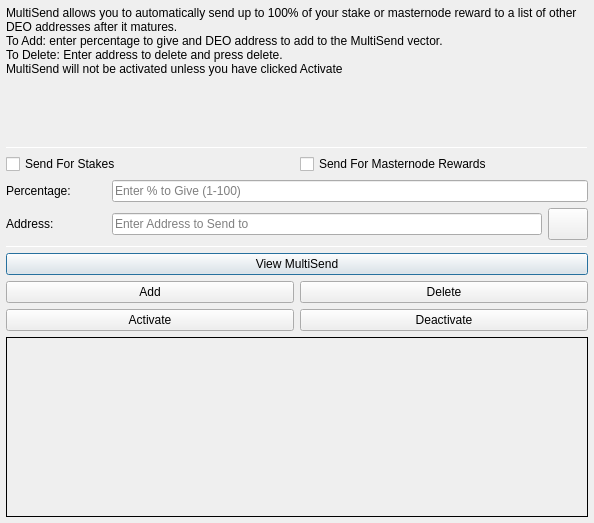
<?xml version="1.0" encoding="UTF-8"?>
<ui version="4.0">
 <class>MultiSendDialog</class>
 <widget class="QDialog" name="MultiSendDialog">
  <property name="windowModality">
   <enum>Qt::NonModal</enum>
  </property>
  <property name="geometry">
   <rect>
    <x>0</x>
    <y>0</y>
    <width>594</width>
    <height>523</height>
   </rect>
  </property>
  <property name="windowTitle">
   <string>MultiSend</string>
  </property>
  <layout class="QVBoxLayout" name="verticalLayout" stretch="0">
   <property name="leftMargin">
    <number>6</number>
   </property>
   <property name="topMargin">
    <number>6</number>
   </property>
   <property name="rightMargin">
    <number>6</number>
   </property>
   <property name="bottomMargin">
    <number>6</number>
   </property>
   <item>
    <layout class="QVBoxLayout" name="verticalLayout_Main" stretch="1,1,1,1,1,1">
     <item>
      <widget class="QLabel" name="label_2">
       <property name="lineWidth">
        <number>1</number>
       </property>
       <property name="text">
        <string>MultiSend allows you to automatically send up to 100% of your stake or masternode reward to a list of other DEO addresses after it matures.
To Add: enter percentage to give and DEO address to add to the MultiSend vector.
To Delete: Enter address to delete and press delete.
MultiSend will not be activated unless you have clicked Activate</string>
       </property>
       <property name="alignment">
        <set>Qt::AlignLeading|Qt::AlignLeft|Qt::AlignTop</set>
       </property>
       <property name="wordWrap">
        <bool>true</bool>
       </property>
      </widget>
     </item>
     <item>
      <widget class="Line" name="line">
       <property name="minimumSize">
        <size>
         <width>0</width>
         <height>1</height>
        </size>
       </property>
       <property name="maximumSize">
        <size>
         <width>16777215</width>
         <height>1</height>
        </size>
       </property>
       <property name="orientation">
        <enum>Qt::Horizontal</enum>
       </property>
      </widget>
     </item>
     <item>
      <layout class="QVBoxLayout" name="verticalLayout_Settings">
       <item>
        <layout class="QHBoxLayout" name="horizontalLayout">
         <item>
          <widget class="QCheckBox" name="multiSendStakeCheckBox">
           <property name="text">
            <string>Send For Stakes</string>
           </property>
          </widget>
         </item>
         <item>
          <widget class="QCheckBox" name="multiSendMasternodeCheckBox">
           <property name="text">
            <string>Send For Masternode Rewards</string>
           </property>
          </widget>
         </item>
        </layout>
       </item>
       <item>
        <layout class="QHBoxLayout" name="horizontalLayout_6">
         <item>
          <widget class="QLabel" name="label">
           <property name="minimumSize">
            <size>
             <width>100</width>
             <height>0</height>
            </size>
           </property>
           <property name="toolTip">
            <string>Percentage of stake to send</string>
           </property>
           <property name="text">
            <string>Percentage:</string>
           </property>
          </widget>
         </item>
         <item>
          <widget class="QLineEdit" name="multiSendPercentEdit">
           <property name="toolTip">
            <string>Enter whole numbers 1 - 100</string>
           </property>
           <property name="placeholderText">
            <string>Enter % to Give (1-100)</string>
           </property>
          </widget>
         </item>
        </layout>
       </item>
       <item>
        <layout class="QHBoxLayout" name="horizontalLayout_7">
         <item>
          <widget class="QLabel" name="label_5">
           <property name="minimumSize">
            <size>
             <width>100</width>
             <height>0</height>
            </size>
           </property>
           <property name="toolTip">
            <string>Address to send portion of stake to</string>
           </property>
           <property name="text">
            <string>Address:</string>
           </property>
          </widget>
         </item>
         <item>
          <widget class="QLineEdit" name="multiSendAddressEdit">
           <property name="toolTip">
            <string/>
           </property>
           <property name="placeholderText">
            <string>Enter Address to Send to</string>
           </property>
          </widget>
         </item>
         <item>
          <widget class="QPushButton" name="addressBookButton">
           <property name="maximumSize">
            <size>
             <width>16777215</width>
             <height>32</height>
            </size>
           </property>
           <property name="toolTip">
            <string>Choose an address from the address book</string>
           </property>
           <property name="text">
            <string/>
           </property>
           <property name="icon">
            <iconset resource="../destocoin.qrc">
             <normaloff>:/icons/address-book</normaloff>:/icons/address-book</iconset>
           </property>
           <property name="shortcut">
            <string>Alt+A</string>
           </property>
           <property name="autoDefault">
            <bool>false</bool>
           </property>
          </widget>
         </item>
        </layout>
       </item>
      </layout>
     </item>
     <item>
      <widget class="Line" name="line_2">
       <property name="minimumSize">
        <size>
         <width>0</width>
         <height>1</height>
        </size>
       </property>
       <property name="maximumSize">
        <size>
         <width>16777215</width>
         <height>1</height>
        </size>
       </property>
       <property name="orientation">
        <enum>Qt::Horizontal</enum>
       </property>
      </widget>
     </item>
     <item>
      <layout class="QVBoxLayout" name="verticalLayout_Buttons">
       <item>
        <layout class="QHBoxLayout" name="horizontalLayout_4">
         <item>
          <widget class="QPushButton" name="viewButton">
           <property name="toolTip">
            <string/>
           </property>
           <property name="statusTip">
            <string>View MultiSend Vector</string>
           </property>
           <property name="text">
            <string>View MultiSend</string>
           </property>
          </widget>
         </item>
        </layout>
       </item>
       <item>
        <layout class="QHBoxLayout" name="horizontalLayout_2">
         <item>
          <widget class="QPushButton" name="addButton">
           <property name="toolTip">
            <string/>
           </property>
           <property name="statusTip">
            <string>Add to MultiSend Vector</string>
           </property>
           <property name="text">
            <string>Add</string>
           </property>
          </widget>
         </item>
         <item>
          <widget class="QPushButton" name="deleteButton">
           <property name="toolTip">
            <string/>
           </property>
           <property name="statusTip">
            <string>Delete Address From MultiSend Vector</string>
           </property>
           <property name="text">
            <string>Delete</string>
           </property>
          </widget>
         </item>
        </layout>
       </item>
       <item>
        <layout class="QHBoxLayout" name="horizontalLayout_5">
         <item>
          <widget class="QPushButton" name="activateButton">
           <property name="statusTip">
            <string>Activate MultiSend</string>
           </property>
           <property name="text">
            <string>Activate</string>
           </property>
          </widget>
         </item>
         <item>
          <widget class="QPushButton" name="disableButton">
           <property name="statusTip">
            <string>Deactivate MultiSend</string>
           </property>
           <property name="text">
            <string>Deactivate</string>
           </property>
          </widget>
         </item>
        </layout>
       </item>
      </layout>
     </item>
     <item>
      <widget class="QLabel" name="message">
       <property name="minimumSize">
        <size>
         <width>0</width>
         <height>180</height>
        </size>
       </property>
       <property name="frameShape">
        <enum>QFrame::Panel</enum>
       </property>
       <property name="frameShadow">
        <enum>QFrame::Plain</enum>
       </property>
       <property name="lineWidth">
        <number>1</number>
       </property>
       <property name="midLineWidth">
        <number>1</number>
       </property>
       <property name="text">
        <string/>
       </property>
       <property name="alignment">
        <set>Qt::AlignLeading|Qt::AlignLeft|Qt::AlignTop</set>
       </property>
       <property name="wordWrap">
        <bool>true</bool>
       </property>
      </widget>
     </item>
    </layout>
   </item>
  </layout>
 </widget>
 <resources>
  <include location="../destocoin.qrc"/>
 </resources>
 <connections/>
</ui>
